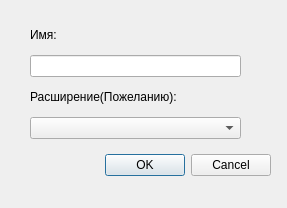
<?xml version="1.0" encoding="UTF-8"?>
<ui version="4.0">
 <class>CreateFileDialog</class>
 <widget class="QDialog" name="CreateFileDialog">
  <property name="geometry">
   <rect>
    <x>0</x>
    <y>0</y>
    <width>287</width>
    <height>208</height>
   </rect>
  </property>
  <property name="windowTitle">
   <string>Dialog</string>
  </property>
  <widget class="QDialogButtonBox" name="buttonBox">
   <property name="geometry">
    <rect>
     <x>-400</x>
     <y>150</y>
     <width>671</width>
     <height>31</height>
    </rect>
   </property>
   <property name="orientation">
    <enum>Qt::Orientation::Horizontal</enum>
   </property>
   <property name="standardButtons">
    <set>QDialogButtonBox::StandardButton::Cancel|QDialogButtonBox::StandardButton::Ok</set>
   </property>
  </widget>
  <widget class="QWidget" name="verticalLayoutWidget">
   <property name="geometry">
    <rect>
     <x>30</x>
     <y>20</y>
     <width>211</width>
     <height>119</height>
    </rect>
   </property>
   <layout class="QVBoxLayout" name="verticalLayout">
    <item>
     <widget class="QLabel" name="label">
      <property name="text">
       <string>Имя:</string>
      </property>
     </widget>
    </item>
    <item>
     <widget class="QLineEdit" name="lineEdit"/>
    </item>
    <item>
     <widget class="QLabel" name="label_2">
      <property name="text">
       <string>Расширение(Пожеланию):</string>
      </property>
     </widget>
    </item>
    <item>
     <widget class="QComboBox" name="comboBoxExtions"/>
    </item>
   </layout>
  </widget>
 </widget>
 <resources/>
 <connections>
  <connection>
   <sender>buttonBox</sender>
   <signal>accepted()</signal>
   <receiver>CreateFileDialog</receiver>
   <slot>accept()</slot>
   <hints>
    <hint type="sourcelabel">
     <x>248</x>
     <y>254</y>
    </hint>
    <hint type="destinationlabel">
     <x>157</x>
     <y>274</y>
    </hint>
   </hints>
  </connection>
  <connection>
   <sender>buttonBox</sender>
   <signal>rejected()</signal>
   <receiver>CreateFileDialog</receiver>
   <slot>reject()</slot>
   <hints>
    <hint type="sourcelabel">
     <x>316</x>
     <y>260</y>
    </hint>
    <hint type="destinationlabel">
     <x>286</x>
     <y>274</y>
    </hint>
   </hints>
  </connection>
 </connections>
</ui>
